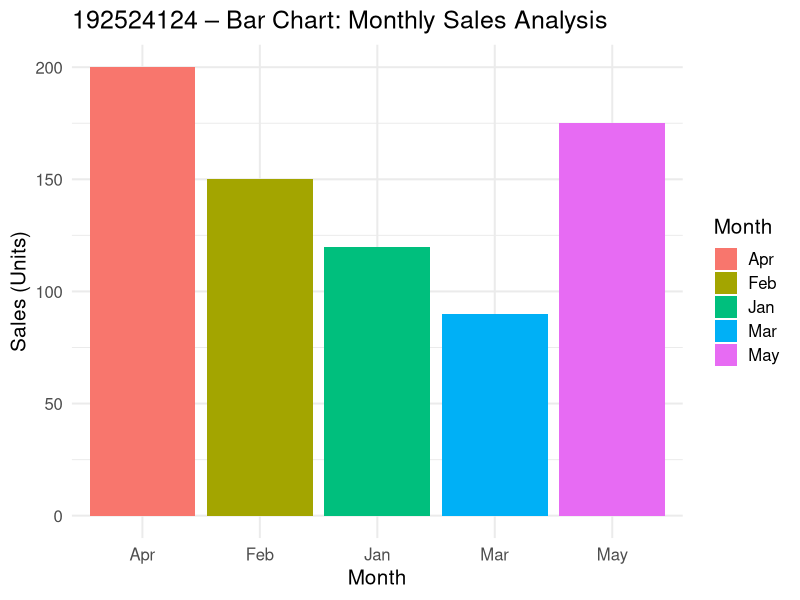

The R source for this figure:
library(ggplot2)
sales <- data.frame(
  
  Month=c("Jan","Feb","Mar","Apr","May"),
  
  Sales=c(120,150,90,200,175)
  
)
ggplot(sales,
       aes(x=Month,
           y=Sales,
           fill=Month))+
  
  geom_bar(stat="identity")+
  
  labs(
    
    title="192524124 – Bar Chart: Monthly Sales Analysis",
    
    x="Month",
    
    y="Sales (Units)"
    
  )+
  
  theme_minimal(base_size=15)
